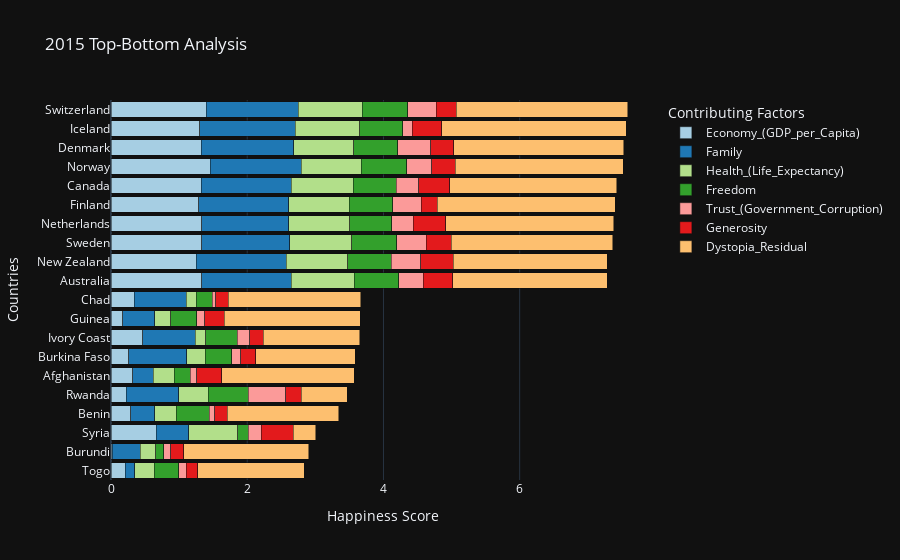
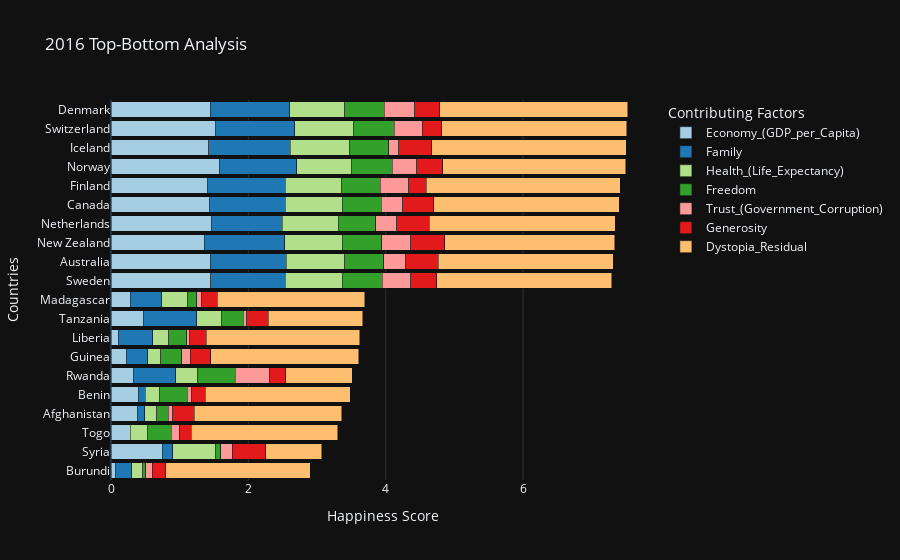
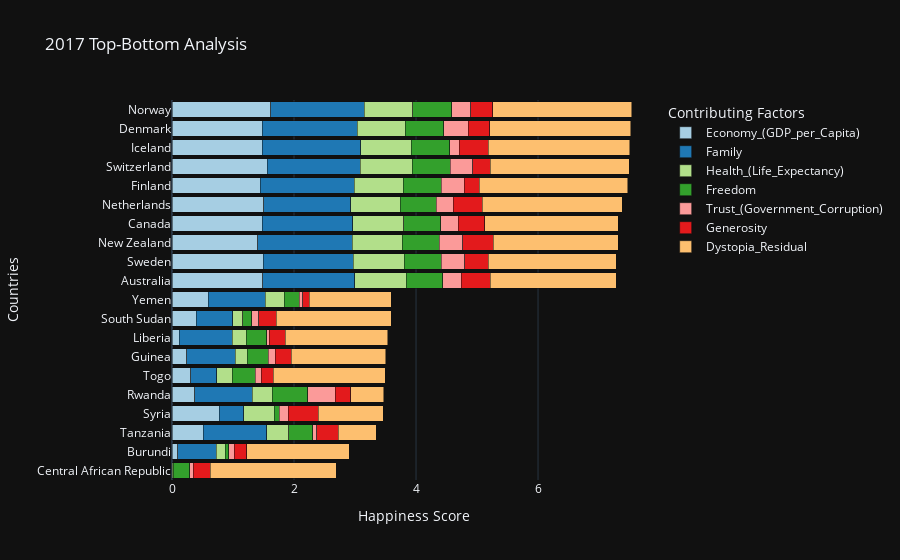
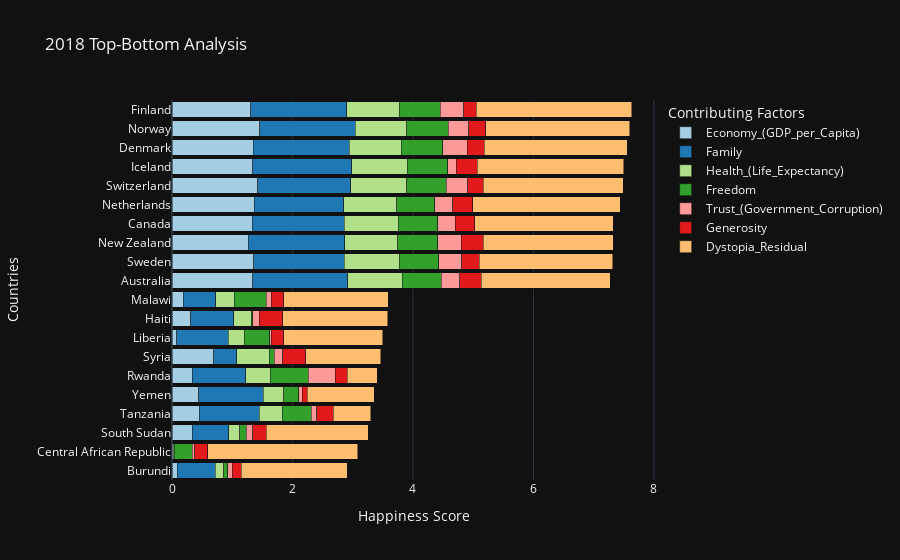

The cell these charts' notebook holds for them, in order:
### Markdown cell above
# Horizontal Bars

### Code cell
#Creating empty dictionioraing to hold top 10 and botton countries
top_10 = {}
bottom_10 = {}
combined_10 = {}

#using for loop to get the df for 5 years
for year in years:
        top_10[year] =df[year].set_index('Country')
        #Using loc for columns having significant factor for happiness score
        #Top 10 Countries
        top_10[year] = df[year].loc[:,['Country','Economy_(GDP_per_Capita)','Family', 'Health_(Life_Expectancy)',
       'Freedom', 'Trust_(Government_Corruption)', 'Generosity',
       'Dystopia_Residual']].head(10)
         #Using loc for columns having significant factor for happiness score
        #bottom 10 Countries
        bottom_10[year] = df[year].set_index('Country')
        bottom_10[year] = df[year].loc[:,['Country','Economy_(GDP_per_Capita)','Family', 'Health_(Life_Expectancy)',
       'Freedom', 'Trust_(Government_Corruption)', 'Generosity',
       'Dystopia_Residual']].tail(10)
        #combing to to and bottom to get in the same graphs
        combined_10[year] = pd.concat([bottom_10[year][::-1],top_10[year][::-1]]).set_index('Country',drop=True)
        fig =px.bar(combined_10[year], color_discrete_sequence = px.colors.colorbrewer.Paired,orientation='h',title= f'{year} Top-Bottom Analysis',barmode='stack', labels=dict(Country="Countries", value="Happiness Score", variable="Contributing Factors"))
        fig.show()

### Figure 1 — Plotly figure (JSON) as saved in the notebook; plotly's stock layout.template omitted (floating-point values rounded to 4 significant figures)
{"data": [{"alignmentgroup": "True", "hovertemplate": "Contributing Factors=Economy_(GDP_per_Capita)<br>Happiness Score=%{x}<br>Countries=%{y}<extra></extra>", "legendgroup": "Economy_(GDP_per_Capita)", "marker": {"color": "rgb(166,206,227)"}, "name": "Economy_(GDP_per_Capita)", "offsetgroup": "Economy_(GDP_per_Capita)", "orientation": "h", "showlegend": true, "textposition": "auto", "type": "bar", "x": [0.2087, 0.0153, 0.6632, 0.2867, 0.2221, 0.3198, 0.2581, 0.4653, 0.1742, 0.3419, 1.334, 1.25, 1.332, 1.329, 1.29, 1.326, 1.459, 1.325, 1.302, 1.397], "xaxis": "x", "y": ["Togo", "Burundi", "Syria", "Benin", "Rwanda", "Afghanistan", "Burkina Faso", "Ivory Coast", "Guinea", "Chad", "Australia", "New Zealand", "Sweden", "Netherlands", "Finland", "Canada", "Norway", "Denmark", "Iceland", "Switzerland"], "yaxis": "y"}, {"alignmentgroup": "True", "hovertemplate": "Contributing Factors=Family<br>Happiness Score=%{x}<br>Countries=%{y}<extra></extra>", "legendgroup": "Family", "marker": {"color": "rgb(31,120,180)"}, "name": "Family", "offsetgroup": "Family", "orientation": "h", "showlegend": true, "textposition": "auto", "type": "bar", "x": [0.1399, 0.4159, 0.4749, 0.3539, 0.7737, 0.3029, 0.8519, 0.7712, 0.4647, 0.7606, 1.309, 1.32, 1.289, 1.28, 1.318, 1.323, 1.331, 1.361, 1.402, 1.35], "xaxis": "x", "y": ["Togo", "Burundi", "Syria", "Benin", "Rwanda", "Afghanistan", "Burkina Faso", "Ivory Coast", "Guinea", "Chad", "Australia", "New Zealand", "Sweden", "Netherlands", "Finland", "Canada", "Norway", "Denmark", "Iceland", "Switzerland"], "yaxis": "y"}, {"alignmentgroup": "True", "hovertemplate": "Contributing Factors=Health_(Life_Expectancy)<br>Happiness Score=%{x}<br>Countries=%{y}<extra></extra>", "legendgroup": "Health_(Life_Expectancy)", "marker": {"color": "rgb(178,223,138)"}, "name": "Health_(Life_Expectancy)", "offsetgroup": "Health_(Life_Expectancy)", "orientation": "h", "showlegend": true, "textposition": "auto", "type": "bar", "x": [0.2844, 0.224, 0.7219, 0.3191, 0.4286, 0.3034, 0.2712, 0.1519, 0.2401, 0.1501, 0.9316, 0.9084, 0.9109, 0.8928, 0.8891, 0.9056, 0.8852, 0.8746, 0.9478, 0.9414], "xaxis": "x", "y": ["Togo", "Burundi", "Syria", "Benin", "Rwanda", "Afghanistan", "Burkina Faso", "Ivory Coast", "Guinea", "Chad", "Australia", "New Zealand", "Sweden", "Netherlands", "Finland", "Canada", "Norway", "Denmark", "Iceland", "Switzerland"], "yaxis": "y"}, {"alignmentgroup": "True", "hovertemplate": "Contributing Factors=Freedom<br>Happiness Score=%{x}<br>Countries=%{y}<extra></extra>", "legendgroup": "Freedom", "marker": {"color": "rgb(51,160,44)"}, "name": "Freedom", "offsetgroup": "Freedom", "orientation": "h", "showlegend": true, "textposition": "auto", "type": "bar", "x": [0.3645, 0.1185, 0.1568, 0.4845, 0.592, 0.2341, 0.3949, 0.4687, 0.3772, 0.235, 0.6512, 0.6394, 0.6598, 0.6158, 0.6417, 0.633, 0.6697, 0.6494, 0.6288, 0.6656], "xaxis": "x", "y": ["Togo", "Burundi", "Syria", "Benin", "Rwanda", "Afghanistan", "Burkina Faso", "Ivory Coast", "Guinea", "Chad", "Australia", "New Zealand", "Sweden", "Netherlands", "Finland", "Canada", "Norway", "Denmark", "Iceland", "Switzerland"], "yaxis": "y"}, {"alignmentgroup": "True", "hovertemplate": "Contributing Factors=Trust_(Government_Corruption)<br>Happiness Score=%{x}<br>Countries=%{y}<extra></extra>", "legendgroup": "Trust_(Government_Corruption)", "marker": {"color": "rgb(251,154,153)"}, "name": "Trust_(Government_Corruption)", "offsetgroup": "Trust_(Government_Corruption)", "orientation": "h", "showlegend": true, "textposition": "auto", "type": "bar", "x": [0.1073, 0.1006, 0.1891, 0.0801, 0.5519, 0.09719, 0.1283, 0.1792, 0.1214, 0.05269, 0.3564, 0.4292, 0.4384, 0.3181, 0.4137, 0.3296, 0.365, 0.4836, 0.1414, 0.4198], "xaxis": "x", "y": ["Togo", "Burundi", "Syria", "Benin", "Rwanda", "Afghanistan", "Burkina Faso", "Ivory Coast", "Guinea", "Chad", "Australia", "New Zealand", "Sweden", "Netherlands", "Finland", "Canada", "Norway", "Denmark", "Iceland", "Switzerland"], "yaxis": "y"}, {"alignmentgroup": "True", "hovertemplate": "Contributing Factors=Generosity<br>Happiness Score=%{x}<br>Countries=%{y}<extra></extra>", "legendgroup": "Generosity", "marker": {"color": "rgb(227,26,28)"}, "name": "Generosity", "offsetgroup": "Generosity", "orientation": "h", "showlegend": true, "textposition": "auto", "type": "bar", "x": [0.1668, 0.1973, 0.4718, 0.1826, 0.2263, 0.3651, 0.2175, 0.2016, 0.2866, 0.1839, 0.4356, 0.475, 0.3626, 0.4761, 0.2335, 0.4581, 0.347, 0.3414, 0.4363, 0.2968], "xaxis": "x", "y": ["Togo", "Burundi", "Syria", "Benin", "Rwanda", "Afghanistan", "Burkina Faso", "Ivory Coast", "Guinea", "Chad", "Australia", "New Zealand", "Sweden", "Netherlands", "Finland", "Canada", "Norway", "Denmark", "Iceland", "Switzerland"], "yaxis": "y"}, {"alignmentgroup": "True", "hovertemplate": "Contributing Factors=Dystopia_Residual<br>Happiness Score=%{x}<br>Countries=%{y}<extra></extra>", "legendgroup": "Dystopia_Residual", "marker": {"color": "rgb(253,191,111)"}, "name": "Dystopia_Residual", "offsetgroup": "Dystopia_Residual", "orientation": "h", "showlegend": true, "textposition": "auto", "type": "bar", "x": [1.567, 1.833, 0.3286, 1.633, 0.6704, 1.952, 1.465, 1.417, 1.992, 1.943, 2.266, 2.264, 2.371, 2.466, 2.62, 2.452, 2.465, 2.492, 2.702, 2.517], "xaxis": "x", "y": ["Togo", "Burundi", "Syria", "Benin", "Rwanda", "Afghanistan", "Burkina Faso", "Ivory Coast", "Guinea", "Chad", "Australia", "New Zealand", "Sweden", "Netherlands", "Finland", "Canada", "Norway", "Denmark", "Iceland", "Switzerland"], "yaxis": "y"}], "layout": {"barmode": "stack", "legend": {"title": {"text": "Contributing Factors"}, "tracegroupgap": 0}, "title": {"text": "2015 Top-Bottom Analysis"}, "xaxis": {"anchor": "y", "domain": [0, 1], "title": {"text": "Happiness Score"}}, "yaxis": {"anchor": "x", "domain": [0, 1], "title": {"text": "Countries"}}}}

### Figure 2 — Plotly figure (JSON) as saved in the notebook; plotly's stock layout.template omitted (floating-point values rounded to 4 significant figures)
{"data": [{"alignmentgroup": "True", "hovertemplate": "Contributing Factors=Economy_(GDP_per_Capita)<br>Happiness Score=%{x}<br>Countries=%{y}<extra></extra>", "legendgroup": "Economy_(GDP_per_Capita)", "marker": {"color": "rgb(166,206,227)"}, "name": "Economy_(GDP_per_Capita)", "offsetgroup": "Economy_(GDP_per_Capita)", "orientation": "h", "showlegend": true, "textposition": "auto", "type": "bar", "x": [0.06831, 0.7472, 0.2812, 0.3823, 0.395, 0.3285, 0.2241, 0.1071, 0.4716, 0.2795, 1.452, 1.444, 1.361, 1.465, 1.44, 1.406, 1.577, 1.427, 1.527, 1.442], "xaxis": "x", "y": ["Burundi", "Syria", "Togo", "Afghanistan", "Benin", "Rwanda", "Guinea", "Liberia", "Tanzania", "Madagascar", "Sweden", "Australia", "New Zealand", "Netherlands", "Canada", "Finland", "Norway", "Iceland", "Switzerland", "Denmark"], "yaxis": "y"}, {"alignmentgroup": "True", "hovertemplate": "Contributing Factors=Family<br>Happiness Score=%{x}<br>Countries=%{y}<extra></extra>", "legendgroup": "Family", "marker": {"color": "rgb(31,120,180)"}, "name": "Family", "offsetgroup": "Family", "orientation": "h", "showlegend": true, "textposition": "auto", "type": "bar", "x": [0.2344, 0.1487, 0, 0.1104, 0.1042, 0.6159, 0.3109, 0.5035, 0.7762, 0.4612, 1.088, 1.105, 1.173, 1.029, 1.096, 1.135, 1.127, 1.183, 1.145, 1.164], "xaxis": "x", "y": ["Burundi", "Syria", "Togo", "Afghanistan", "Benin", "Rwanda", "Guinea", "Liberia", "Tanzania", "Madagascar", "Sweden", "Australia", "New Zealand", "Netherlands", "Canada", "Finland", "Norway", "Iceland", "Switzerland", "Denmark"], "yaxis": "y"}, {"alignmentgroup": "True", "hovertemplate": "Contributing Factors=Health_(Life_Expectancy)<br>Happiness Score=%{x}<br>Countries=%{y}<extra></extra>", "legendgroup": "Health_(Life_Expectancy)", "marker": {"color": "rgb(178,223,138)"}, "name": "Health_(Life_Expectancy)", "offsetgroup": "Health_(Life_Expectancy)", "orientation": "h", "showlegend": true, "textposition": "auto", "type": "bar", "x": [0.1575, 0.6299, 0.2481, 0.1734, 0.2103, 0.3186, 0.1883, 0.2316, 0.357, 0.3711, 0.8312, 0.8512, 0.831, 0.8123, 0.8276, 0.8109, 0.7958, 0.8673, 0.863, 0.795], "xaxis": "x", "y": ["Burundi", "Syria", "Togo", "Afghanistan", "Benin", "Rwanda", "Guinea", "Liberia", "Tanzania", "Madagascar", "Sweden", "Australia", "New Zealand", "Netherlands", "Canada", "Finland", "Norway", "Iceland", "Switzerland", "Denmark"], "yaxis": "y"}, {"alignmentgroup": "True", "hovertemplate": "Contributing Factors=Freedom<br>Happiness Score=%{x}<br>Countries=%{y}<extra></extra>", "legendgroup": "Freedom", "marker": {"color": "rgb(51,160,44)"}, "name": "Freedom", "offsetgroup": "Freedom", "orientation": "h", "showlegend": true, "textposition": "auto", "type": "bar", "x": [0.0432, 0.06912, 0.3468, 0.1643, 0.3975, 0.5432, 0.3095, 0.2575, 0.3176, 0.1368, 0.5822, 0.5684, 0.5815, 0.5521, 0.5737, 0.571, 0.5961, 0.5662, 0.5856, 0.5794], "xaxis": "x", "y": ["Burundi", "Syria", "Togo", "Afghanistan", "Benin", "Rwanda", "Guinea", "Liberia", "Tanzania", "Madagascar", "Sweden", "Australia", "New Zealand", "Netherlands", "Canada", "Finland", "Norway", "Iceland", "Switzerland", "Denmark"], "yaxis": "y"}, {"alignmentgroup": "True", "hovertemplate": "Contributing Factors=Trust_(Government_Corruption)<br>Happiness Score=%{x}<br>Countries=%{y}<extra></extra>", "legendgroup": "Trust_(Government_Corruption)", "marker": {"color": "rgb(251,154,153)"}, "name": "Trust_(Government_Corruption)", "offsetgroup": "Trust_(Government_Corruption)", "orientation": "h", "showlegend": true, "textposition": "auto", "type": "bar", "x": [0.09419, 0.1723, 0.1159, 0.07112, 0.06681, 0.5052, 0.1192, 0.04852, 0.05099, 0.07506, 0.4087, 0.3233, 0.419, 0.2993, 0.3133, 0.41, 0.3578, 0.1497, 0.412, 0.4445], "xaxis": "x", "y": ["Burundi", "Syria", "Togo", "Afghanistan", "Benin", "Rwanda", "Guinea", "Liberia", "Tanzania", "Madagascar", "Sweden", "Australia", "New Zealand", "Netherlands", "Canada", "Finland", "Norway", "Iceland", "Switzerland", "Denmark"], "yaxis": "y"}, {"alignmentgroup": "True", "hovertemplate": "Contributing Factors=Generosity<br>Happiness Score=%{x}<br>Countries=%{y}<extra></extra>", "legendgroup": "Generosity", "marker": {"color": "rgb(227,26,28)"}, "name": "Generosity", "offsetgroup": "Generosity", "orientation": "h", "showlegend": true, "textposition": "auto", "type": "bar", "x": [0.2029, 0.484, 0.1752, 0.3127, 0.2018, 0.2355, 0.2991, 0.2406, 0.3147, 0.2204, 0.3825, 0.4741, 0.494, 0.4742, 0.4483, 0.2549, 0.379, 0.4768, 0.2808, 0.3617], "xaxis": "x", "y": ["Burundi", "Syria", "Togo", "Afghanistan", "Benin", "Rwanda", "Guinea", "Liberia", "Tanzania", "Madagascar", "Sweden", "Australia", "New Zealand", "Netherlands", "Canada", "Finland", "Norway", "Iceland", "Switzerland", "Denmark"], "yaxis": "y"}, {"alignmentgroup": "True", "hovertemplate": "Contributing Factors=Dystopia_Residual<br>Happiness Score=%{x}<br>Countries=%{y}<extra></extra>", "legendgroup": "Dystopia_Residual", "marker": {"color": "rgb(253,191,111)"}, "name": "Dystopia_Residual", "offsetgroup": "Dystopia_Residual", "orientation": "h", "showlegend": true, "textposition": "auto", "type": "bar", "x": [2.104, 0.8179, 2.135, 2.146, 2.108, 0.9682, 2.156, 2.233, 1.378, 2.151, 2.547, 2.546, 2.476, 2.707, 2.705, 2.826, 2.665, 2.831, 2.695, 2.739], "xaxis": "x", "y": ["Burundi", "Syria", "Togo", "Afghanistan", "Benin", "Rwanda", "Guinea", "Liberia", "Tanzania", "Madagascar", "Sweden", "Australia", "New Zealand", "Netherlands", "Canada", "Finland", "Norway", "Iceland", "Switzerland", "Denmark"], "yaxis": "y"}], "layout": {"barmode": "stack", "legend": {"title": {"text": "Contributing Factors"}, "tracegroupgap": 0}, "title": {"text": "2016 Top-Bottom Analysis"}, "xaxis": {"anchor": "y", "domain": [0, 1], "title": {"text": "Happiness Score"}}, "yaxis": {"anchor": "x", "domain": [0, 1], "title": {"text": "Countries"}}}}

### Figure 3 — Plotly figure (JSON) as saved in the notebook; plotly's stock layout.template omitted (floating-point values rounded to 4 significant figures)
{"data": [{"alignmentgroup": "True", "hovertemplate": "Contributing Factors=Economy_(GDP_per_Capita)<br>Happiness Score=%{x}<br>Countries=%{y}<extra></extra>", "legendgroup": "Economy_(GDP_per_Capita)", "marker": {"color": "rgb(166,206,227)"}, "name": "Economy_(GDP_per_Capita)", "offsetgroup": "Economy_(GDP_per_Capita)", "orientation": "h", "showlegend": true, "textposition": "auto", "type": "bar", "x": [0, 0.09162, 0.5111, 0.7772, 0.3687, 0.3054, 0.2445, 0.119, 0.3972, 0.5917, 1.484, 1.494, 1.406, 1.479, 1.504, 1.444, 1.565, 1.481, 1.482, 1.616], "xaxis": "x", "y": ["Central African Republic", "Burundi", "Tanzania", "Syria", "Rwanda", "Togo", "Guinea", "Liberia", "South Sudan", "Yemen", "Australia", "Sweden", "New Zealand", "Canada", "Netherlands", "Finland", "Switzerland", "Iceland", "Denmark", "Norway"], "yaxis": "y"}, {"alignmentgroup": "True", "hovertemplate": "Contributing Factors=Family<br>Happiness Score=%{x}<br>Countries=%{y}<extra></extra>", "legendgroup": "Family", "marker": {"color": "rgb(31,120,180)"}, "name": "Family", "offsetgroup": "Family", "orientation": "h", "showlegend": true, "textposition": "auto", "type": "bar", "x": [0, 0.6298, 1.042, 0.3961, 0.9457, 0.4319, 0.7912, 0.8721, 0.6013, 0.9354, 1.51, 1.478, 1.548, 1.481, 1.429, 1.54, 1.517, 1.611, 1.551, 1.534], "xaxis": "x", "y": ["Central African Republic", "Burundi", "Tanzania", "Syria", "Rwanda", "Togo", "Guinea", "Liberia", "South Sudan", "Yemen", "Australia", "Sweden", "New Zealand", "Canada", "Netherlands", "Finland", "Switzerland", "Iceland", "Denmark", "Norway"], "yaxis": "y"}, {"alignmentgroup": "True", "hovertemplate": "Contributing Factors=Health_(Life_Expectancy)<br>Happiness Score=%{x}<br>Countries=%{y}<extra></extra>", "legendgroup": "Health_(Life_Expectancy)", "marker": {"color": "rgb(178,223,138)"}, "name": "Health_(Life_Expectancy)", "offsetgroup": "Health_(Life_Expectancy)", "orientation": "h", "showlegend": true, "textposition": "auto", "type": "bar", "x": [0.01877, 0.1516, 0.3645, 0.5005, 0.3264, 0.2471, 0.1941, 0.2299, 0.1635, 0.3101, 0.8439, 0.8309, 0.8168, 0.8346, 0.8107, 0.8092, 0.8581, 0.8336, 0.7926, 0.7967], "xaxis": "x", "y": ["Central African Republic", "Burundi", "Tanzania", "Syria", "Rwanda", "Togo", "Guinea", "Liberia", "South Sudan", "Yemen", "Australia", "Sweden", "New Zealand", "Canada", "Netherlands", "Finland", "Switzerland", "Iceland", "Denmark", "Norway"], "yaxis": "y"}, {"alignmentgroup": "True", "hovertemplate": "Contributing Factors=Freedom<br>Happiness Score=%{x}<br>Countries=%{y}<extra></extra>", "legendgroup": "Freedom", "marker": {"color": "rgb(51,160,44)"}, "name": "Freedom", "offsetgroup": "Freedom", "orientation": "h", "showlegend": true, "textposition": "auto", "type": "bar", "x": [0.2708, 0.0599, 0.39, 0.08154, 0.5818, 0.3804, 0.3486, 0.3329, 0.1471, 0.2495, 0.6016, 0.6129, 0.6141, 0.6111, 0.5854, 0.618, 0.6201, 0.6272, 0.626, 0.6354], "xaxis": "x", "y": ["Central African Republic", "Burundi", "Tanzania", "Syria", "Rwanda", "Togo", "Guinea", "Liberia", "South Sudan", "Yemen", "Australia", "Sweden", "New Zealand", "Canada", "Netherlands", "Finland", "Switzerland", "Iceland", "Denmark", "Norway"], "yaxis": "y"}, {"alignmentgroup": "True", "hovertemplate": "Contributing Factors=Trust_(Government_Corruption)<br>Happiness Score=%{x}<br>Countries=%{y}<extra></extra>", "legendgroup": "Trust_(Government_Corruption)", "marker": {"color": "rgb(251,154,153)"}, "name": "Trust_(Government_Corruption)", "offsetgroup": "Trust_(Government_Corruption)", "orientation": "h", "showlegend": true, "textposition": "auto", "type": "bar", "x": [0.05657, 0.08415, 0.06604, 0.1513, 0.4552, 0.09567, 0.1109, 0.03895, 0.1168, 0.05677, 0.3012, 0.3844, 0.3828, 0.2874, 0.2827, 0.3826, 0.367, 0.1535, 0.4008, 0.316], "xaxis": "x", "y": ["Central African Republic", "Burundi", "Tanzania", "Syria", "Rwanda", "Togo", "Guinea", "Liberia", "South Sudan", "Yemen", "Australia", "Sweden", "New Zealand", "Canada", "Netherlands", "Finland", "Switzerland", "Iceland", "Denmark", "Norway"], "yaxis": "y"}, {"alignmentgroup": "True", "hovertemplate": "Contributing Factors=Generosity<br>Happiness Score=%{x}<br>Countries=%{y}<extra></extra>", "legendgroup": "Generosity", "marker": {"color": "rgb(227,26,28)"}, "name": "Generosity", "offsetgroup": "Generosity", "orientation": "h", "showlegend": true, "textposition": "auto", "type": "bar", "x": [0.2809, 0.2044, 0.3543, 0.4937, 0.2528, 0.1969, 0.2648, 0.2665, 0.2857, 0.1041, 0.4777, 0.3854, 0.5, 0.4355, 0.4705, 0.2455, 0.2905, 0.4755, 0.3553, 0.362], "xaxis": "x", "y": ["Central African Republic", "Burundi", "Tanzania", "Syria", "Rwanda", "Togo", "Guinea", "Liberia", "South Sudan", "Yemen", "Australia", "Sweden", "New Zealand", "Canada", "Netherlands", "Finland", "Switzerland", "Iceland", "Denmark", "Norway"], "yaxis": "y"}, {"alignmentgroup": "True", "hovertemplate": "Contributing Factors=Dystopia_Residual<br>Happiness Score=%{x}<br>Countries=%{y}<extra></extra>", "legendgroup": "Dystopia_Residual", "marker": {"color": "rgb(253,191,111)"}, "name": "Dystopia_Residual", "offsetgroup": "Dystopia_Residual", "orientation": "h", "showlegend": true, "textposition": "auto", "type": "bar", "x": [2.066, 1.683, 0.6211, 1.062, 0.5401, 1.837, 1.552, 1.673, 1.88, 1.346, 2.065, 2.098, 2.046, 2.187, 2.295, 2.43, 2.277, 2.323, 2.314, 2.277], "xaxis": "x", "y": ["Central African Republic", "Burundi", "Tanzania", "Syria", "Rwanda", "Togo", "Guinea", "Liberia", "South Sudan", "Yemen", "Australia", "Sweden", "New Zealand", "Canada", "Netherlands", "Finland", "Switzerland", "Iceland", "Denmark", "Norway"], "yaxis": "y"}], "layout": {"barmode": "stack", "legend": {"title": {"text": "Contributing Factors"}, "tracegroupgap": 0}, "title": {"text": "2017 Top-Bottom Analysis"}, "xaxis": {"anchor": "y", "domain": [0, 1], "title": {"text": "Happiness Score"}}, "yaxis": {"anchor": "x", "domain": [0, 1], "title": {"text": "Countries"}}}}

### Figure 4 — Plotly figure (JSON) as saved in the notebook; plotly's stock layout.template omitted (floating-point values rounded to 4 significant figures)
{"data": [{"alignmentgroup": "True", "hovertemplate": "Contributing Factors=Economy_(GDP_per_Capita)<br>Happiness Score=%{x}<br>Countries=%{y}<extra></extra>", "legendgroup": "Economy_(GDP_per_Capita)", "marker": {"color": "rgb(166,206,227)"}, "name": "Economy_(GDP_per_Capita)", "offsetgroup": "Economy_(GDP_per_Capita)", "orientation": "h", "showlegend": true, "textposition": "auto", "type": "bar", "x": [0.091, 0.024, 0.337, 0.455, 0.442, 0.332, 0.689, 0.076, 0.315, 0.186, 1.34, 1.355, 1.268, 1.33, 1.361, 1.42, 1.343, 1.351, 1.456, 1.305], "xaxis": "x", "y": ["Burundi", "Central African Republic", "South Sudan", "Tanzania", "Yemen", "Rwanda", "Syria", "Liberia", "Haiti", "Malawi", "Australia", "Sweden", "New Zealand", "Canada", "Netherlands", "Switzerland", "Iceland", "Denmark", "Norway", "Finland"], "yaxis": "y"}, {"alignmentgroup": "True", "hovertemplate": "Contributing Factors=Family<br>Happiness Score=%{x}<br>Countries=%{y}<extra></extra>", "legendgroup": "Family", "marker": {"color": "rgb(31,120,180)"}, "name": "Family", "offsetgroup": "Family", "orientation": "h", "showlegend": true, "textposition": "auto", "type": "bar", "x": [0.627, 0, 0.608, 0.991, 1.073, 0.896, 0.382, 0.858, 0.714, 0.541, 1.573, 1.501, 1.601, 1.532, 1.488, 1.549, 1.644, 1.59, 1.582, 1.592], "xaxis": "x", "y": ["Burundi", "Central African Republic", "South Sudan", "Tanzania", "Yemen", "Rwanda", "Syria", "Liberia", "Haiti", "Malawi", "Australia", "Sweden", "New Zealand", "Canada", "Netherlands", "Switzerland", "Iceland", "Denmark", "Norway", "Finland"], "yaxis": "y"}, {"alignmentgroup": "True", "hovertemplate": "Contributing Factors=Health_(Life_Expectancy)<br>Happiness Score=%{x}<br>Countries=%{y}<extra></extra>", "legendgroup": "Health_(Life_Expectancy)", "marker": {"color": "rgb(178,223,138)"}, "name": "Health_(Life_Expectancy)", "offsetgroup": "Health_(Life_Expectancy)", "orientation": "h", "showlegend": true, "textposition": "auto", "type": "bar", "x": [0.145, 0.01, 0.177, 0.381, 0.343, 0.4, 0.539, 0.267, 0.289, 0.306, 0.91, 0.913, 0.876, 0.896, 0.878, 0.927, 0.914, 0.868, 0.861, 0.874], "xaxis": "x", "y": ["Burundi", "Central African Republic", "South Sudan", "Tanzania", "Yemen", "Rwanda", "Syria", "Liberia", "Haiti", "Malawi", "Australia", "Sweden", "New Zealand", "Canada", "Netherlands", "Switzerland", "Iceland", "Denmark", "Norway", "Finland"], "yaxis": "y"}, {"alignmentgroup": "True", "hovertemplate": "Contributing Factors=Freedom<br>Happiness Score=%{x}<br>Countries=%{y}<extra></extra>", "legendgroup": "Freedom", "marker": {"color": "rgb(51,160,44)"}, "name": "Freedom", "offsetgroup": "Freedom", "orientation": "h", "showlegend": true, "textposition": "auto", "type": "bar", "x": [0.065, 0.305, 0.112, 0.481, 0.244, 0.636, 0.088, 0.419, 0.025, 0.531, 0.647, 0.659, 0.669, 0.653, 0.638, 0.66, 0.677, 0.683, 0.686, 0.681], "xaxis": "x", "y": ["Burundi", "Central African Republic", "South Sudan", "Tanzania", "Yemen", "Rwanda", "Syria", "Liberia", "Haiti", "Malawi", "Australia", "Sweden", "New Zealand", "Canada", "Netherlands", "Switzerland", "Iceland", "Denmark", "Norway", "Finland"], "yaxis": "y"}, {"alignmentgroup": "True", "hovertemplate": "Contributing Factors=Trust_(Government_Corruption)<br>Happiness Score=%{x}<br>Countries=%{y}<extra></extra>", "legendgroup": "Trust_(Government_Corruption)", "marker": {"color": "rgb(251,154,153)"}, "name": "Trust_(Government_Corruption)", "offsetgroup": "Trust_(Government_Corruption)", "orientation": "h", "showlegend": true, "textposition": "auto", "type": "bar", "x": [0.076, 0.038, 0.106, 0.097, 0.064, 0.444, 0.144, 0.03, 0.104, 0.08, 0.302, 0.383, 0.389, 0.291, 0.295, 0.357, 0.138, 0.408, 0.34, 0.393], "xaxis": "x", "y": ["Burundi", "Central African Republic", "South Sudan", "Tanzania", "Yemen", "Rwanda", "Syria", "Liberia", "Haiti", "Malawi", "Australia", "Sweden", "New Zealand", "Canada", "Netherlands", "Switzerland", "Iceland", "Denmark", "Norway", "Finland"], "yaxis": "y"}, {"alignmentgroup": "True", "hovertemplate": "Contributing Factors=Generosity<br>Happiness Score=%{x}<br>Countries=%{y}<extra></extra>", "legendgroup": "Generosity", "marker": {"color": "rgb(227,26,28)"}, "name": "Generosity", "offsetgroup": "Generosity", "orientation": "h", "showlegend": true, "textposition": "auto", "type": "bar", "x": [0.149, 0.218, 0.224, 0.27, 0.083, 0.2, 0.376, 0.206, 0.392, 0.21, 0.361, 0.285, 0.365, 0.321, 0.333, 0.256, 0.353, 0.284, 0.286, 0.202], "xaxis": "x", "y": ["Burundi", "Central African Republic", "South Sudan", "Tanzania", "Yemen", "Rwanda", "Syria", "Liberia", "Haiti", "Malawi", "Australia", "Sweden", "New Zealand", "Canada", "Netherlands", "Switzerland", "Iceland", "Denmark", "Norway", "Finland"], "yaxis": "y"}, {"alignmentgroup": "True", "hovertemplate": "Contributing Factors=Dystopia_Residual<br>Happiness Score=%{x}<br>Countries=%{y}<extra></extra>", "legendgroup": "Dystopia_Residual", "marker": {"color": "rgb(253,191,111)"}, "name": "Dystopia_Residual", "offsetgroup": "Dystopia_Residual", "orientation": "h", "showlegend": true, "textposition": "auto", "type": "bar", "x": [1.752, 2.488, 1.69, 0.628, 1.106, 0.5, 1.244, 1.639, 1.743, 1.733, 2.139, 2.218, 2.156, 2.305, 2.448, 2.318, 2.426, 2.371, 2.383, 2.585], "xaxis": "x", "y": ["Burundi", "Central African Republic", "South Sudan", "Tanzania", "Yemen", "Rwanda", "Syria", "Liberia", "Haiti", "Malawi", "Australia", "Sweden", "New Zealand", "Canada", "Netherlands", "Switzerland", "Iceland", "Denmark", "Norway", "Finland"], "yaxis": "y"}], "layout": {"barmode": "stack", "legend": {"title": {"text": "Contributing Factors"}, "tracegroupgap": 0}, "title": {"text": "2018 Top-Bottom Analysis"}, "xaxis": {"anchor": "y", "domain": [0, 1], "title": {"text": "Happiness Score"}}, "yaxis": {"anchor": "x", "domain": [0, 1], "title": {"text": "Countries"}}}}
